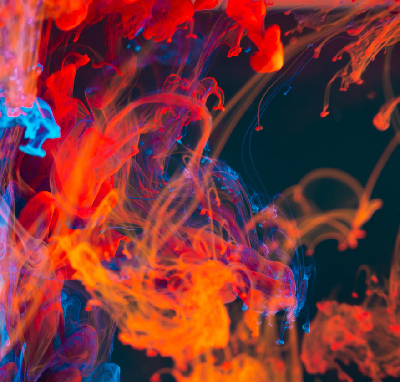
#> input picture exercise_06/source_code/data/1d.jpg, 400 x 382 px
$ jupyter execute pixel_inpainting.ipynb
#> lines starting #> are read from the running program, lines starting #| are printed output that depends on the picture; after the words box and inside, x2 and y2 are one past the last pixel; in counts of white or black regions, pixels touching at a corner belong together
[cell 1]
import cv2
from matplotlib import pyplot as plt
from matplotlib.patches import Rectangle
import numpy
import math
import random

defined      = 0
undefined    = 255

def l2_distance( x0, y0, x1, y1 ):
    dx = x0 - x1
    dy = y0 - y1
    return math.sqrt( dx*dx + dy*dy )

def get_defined_pixels_in_range( origin_x, origin_y, x0, y0, x1, y1, mask ):
    candidates = []
    for y in range(y0, y1):
        for x in range(x0, x1):
            if mask[y,x] != undefined:
                distance = l2_distance(origin_x, origin_y, x, y)
                candidates.append( (x,y,distance) )
    return candidates

def iterate_all_sides( x_origin, y_origin, rect_half_size, mask ):
    candidates = []
    candidates = candidates + get_defined_pixels_in_range( x_origin, y_origin, x_origin-rect_half_size, y_origin-rect_half_size,   x_origin+rect_half_size+1, y_origin-rect_half_size+1, mask )
    candidates = candidates + get_defined_pixels_in_range( x_origin, y_origin, x_origin+rect_half_size, y_origin-rect_half_size+1, x_origin+rect_half_size+1, y_origin+rect_half_size  , mask )
    candidates = candidates + get_defined_pixels_in_range( x_origin, y_origin, x_origin-rect_half_size, y_origin+rect_half_size,   x_origin+rect_half_size+1, y_origin+rect_half_size+1, mask )
    candidates = candidates + get_defined_pixels_in_range( x_origin, y_origin, x_origin-rect_half_size, y_origin-rect_half_size+1, x_origin-rect_half_size+1, y_origin+rect_half_size  , mask )
    return candidates

def find_nearest_neighbors_bfs_rect( coordinate, mask, k ):
    x_origin,y_origin = coordinate
    candidates = []
    rect_half_size = 1
    while True:
        candidates = candidates + iterate_all_sides( x_origin, y_origin, rect_half_size, mask )
        candidates = sorted( candidates, key=lambda x: x[2] )
        candidates = candidates[0:k]
        if len(candidates) == k:
            _,_,best_kth_distance = candidates[-1]
            if best_kth_distance < rect_half_size:
                return candidates
        rect_half_size = rect_half_size + 1
    return None

def create_pattern( coordinate, mask, k ):
    x_origin,y_origin = coordinate
    pattern = []
    neighbors = find_nearest_neighbors_bfs_rect( coordinate, mask, k )
    for x,y,_ in neighbors:
        pattern.append( ( x-x_origin, y-y_origin ) )
    return pattern

def candidate_is_valid( origin_x, origin_y, mask, pattern ):
    if mask[origin_y,origin_x] == undefined:
        return False
    for x,y in pattern:
        if origin_x+x<0 or origin_y+y<0:
            return False
        if origin_x+x>=mask.shape[1] or origin_y+y>=mask.shape[0]:
            return False
        if mask[origin_y+y,origin_x+x] == undefined:
            return False
    return True

def suggest_random_candidates( mask, pattern, n ):
    candidates = []
    while len(candidates) < n:
        origin_x = int( random.uniform( 0, mask.shape[1] ) )
        origin_y = int( random.uniform( 0, mask.shape[0] ) )
        if candidate_is_valid( origin_x, origin_y, mask, pattern ):
            candidates.append( (origin_x,origin_y) )
    return candidates

def suggest_candidates( mask, pattern, n ):
    return suggest_random_candidates(  mask, pattern, n )

def sparse_l2_cost( origin, candidate, image, pattern ):
    cost_sum = 0.0
    ox,oy = origin
    cx,cy = candidate
    for dx,dy in pattern:
        color0 = image[oy+dy,ox+dx]
        color1 = image[cy+dy,cx+dx]
        for channel in range(color0.shape[0]):
            distance_per_channel = float( color0[channel] ) - float( color1[channel] )
            cost_sum += distance_per_channel*distance_per_channel
    return math.sqrt( cost_sum )

def evaluate_candidates( image, origin, candidates, pattern ):
    result = []
    for candidate_x, candidate_y in candidates:
        distance = sparse_l2_cost( origin, (candidate_x, candidate_y), image, pattern )
        result.append( (candidate_x, candidate_y,distance) )
    result = sorted( result, key=lambda x: x[2] )
    return result

def perform_inpainting_step( image, mask, origin, candidates_to_consider ):
    pattern = create_pattern( origin, mask, 5 )
    candidates = suggest_candidates( mask, pattern, candidates_to_consider )
    candidates = evaluate_candidates( image, origin, candidates, pattern )
    cx,cy,_ = candidates[0]
    ox,oy   = origin
    image[oy,ox,:] = image[cy,cx,:]
    mask[oy,ox] = defined
    return pattern,candidates,origin

def collect_undefined_pixels( mask ):
    undefined_pixels = []
    for y in range(mask.shape[0]):
        for x in range(mask.shape[1]):
            if mask[y,x] == undefined:
                undefined_pixels.append((x,y))
    return undefined_pixels

def perform_inpainting( image, mask, undefined_pixels, steps, candidates_to_consider=100 ):
    if steps>len(undefined_pixels):
        steps = len(undefined_pixels)
    for i in range(steps):
        origin = random.choice( undefined_pixels )
        undefined_pixels.remove( origin )
        perform_inpainting_step( image, mask, origin, candidates_to_consider )

def display_pattern( axis, mask, origin, pattern ):
    ox,oy = origin
    # axis.imshow(mask, cmap='Greys', alpha=0.5)
    X = [ox+x for x,_ in pattern ]
    Y = [oy+y for _,y in pattern ]
    ox,oy = origin
    axis.scatter( x=[ox],y=[oy], c="red" )
    axis.scatter( x=X,y=Y )
    knn_x,knn_y = pattern[-1]
    r = l2_distance(0,0,knn_x,knn_y)
    axis.add_patch( plt.Circle(origin, radius=r, edgecolor="red", facecolor="None" ) )
    axis.set_xticks([])
    axis.set_yticks([])

def display_candidates( axis, mask, candidates ):
    X = [x for x,_,_ in candidates ]
    Y = [y for _,y,_ in candidates ]
    axis.scatter( x=X,y=Y, color="Green" )
    cx,cy,_ = candidates[0]
    axis.scatter( x=[cx],y=[cy], c="red" )

def display_progress( axis, image, mask ):
    axis.imshow( image )
    axis.set_xticks([])
    axis.set_yticks([])
    # [24 lines of commented-out code are left out]

image  = cv2.imread("data/1d.jpg" )
#> image is the input picture: shape (382, 400, 3); mean B, G, R 55.5, 51.5, 122.8
image = cv2.cvtColor(image, cv2.COLOR_BGR2RGB)
mask   = cv2.imread("data/mask_1.png", cv2.IMREAD_GRAYSCALE )
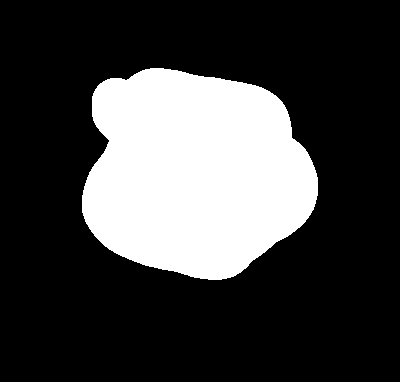
#> input picture exercise_06/source_code/data/mask_1.png, 400 x 382 px
#> mask: shape (382, 400); 25.1% white; 1 white region, box (x1, y1, x2, y2) and area: (82, 68, 318, 280) 38310
image[mask==undefined,:] = 0
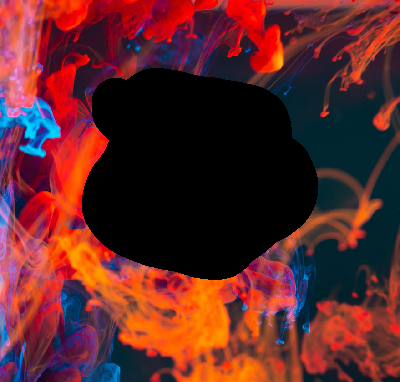
#> image: shape (382, 400, 3); mean R, G, B 93.9, 38.7, 40.2

steps_to_display = 4
fig,axis = plt.subplots( 1, steps_to_display, figsize=(steps_to_display*8,8) )
fig.tight_layout()

print("collecting undefined pixels")
undefined_pixels = collect_undefined_pixels( mask )
#> undefined_pixels = 38310 items
n_steps = int( len(undefined_pixels) / 4 )
#> n_steps = 9577

for step in range(steps_to_display):
    perform_inpainting( image, mask, undefined_pixels, n_steps, candidates_to_consider=1000 )
    display_progress(axis[step], image, mask)

    if len(undefined_pixels)>0:
        origin = random.choice( undefined_pixels )
        undefined_pixels.remove( origin )
        pattern,candidates,origin = perform_inpainting_step( image, mask, origin,candidates_to_consider=1000 )
        # display_pattern( axis[step], mask, origin, pattern )
        # display_candidates( axis[step], mask, candidates )

plt.savefig("progress.png")
plt.show()
